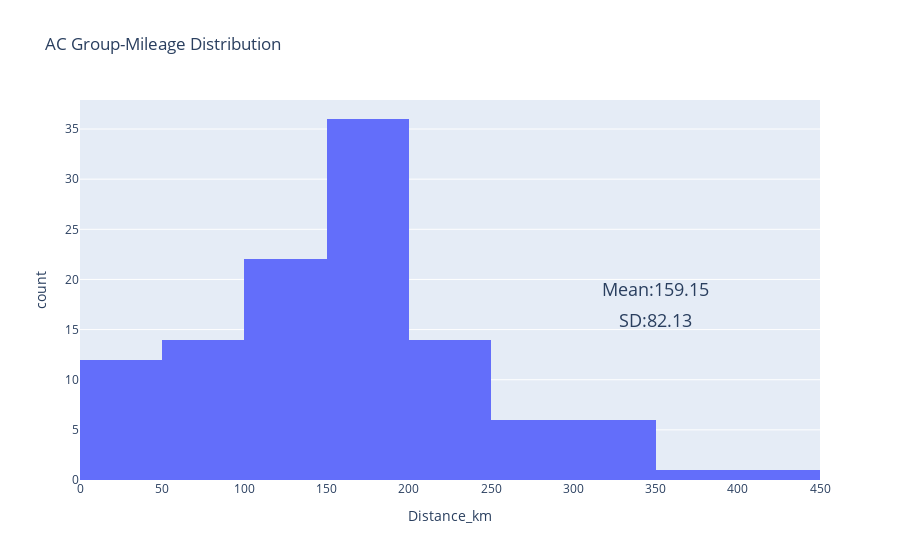

Source (notebook cell):
### Markdown cell above
### a)Actual Data

### Code cell
data_distances=pd.merge(data.rename(columns={'Route Number':'Bus_Route'}),route_distances.drop_duplicates(subset=['Bus_Route']),on='Bus_Route')


daily_distances_per_bus=data_distances.groupby(['Plate','Day'])['Distance_km'].sum().reset_index()
avg_daily_distance_per_bus=daily_distances_per_bus.groupby('Plate')['Distance_km'].mean().reset_index()

fig=px.histogram(avg_daily_distance_per_bus,x='Distance_km',title='AC Group-Mileage Distribution')
fig.add_annotation(x=350,y=19,
                   text=f"Mean:{round(avg_daily_distance_per_bus['Distance_km'].mean(),2)}",
                  showarrow=False,
                   font=dict(size=18))

fig.add_annotation(x=350,y=16,
                   text=f"SD:{round(avg_daily_distance_per_bus['Distance_km'].std(),2)}",
                  showarrow=False,
                   font=dict(size=18))
fig.show()

### Figure 1 — Plotly figure (JSON) as saved in the notebook; plotly's stock layout.template omitted (floating-point values rounded to 4 significant figures)
{"data": [{"alignmentgroup": "True", "bingroup": "x", "hovertemplate": "Distance_km=%{x}<br>count=%{y}<extra></extra>", "legendgroup": "", "marker": {"color": "#636efa", "pattern": {"shape": ""}}, "name": "", "offsetgroup": "", "orientation": "v", "showlegend": false, "type": "histogram", "x": [158.2, 217.9, 114.7, 257.0, 322.8, 218.2, 217.1, 242.3, 190.4, 82.63, 74.78, 152.1, 93.64, 158.4, 139.8, 129.1, 207.1, 218.8, 105.5, 86.59, 219.8, 118.7, 250.0, 82.78, 353.7, 110.5, 4.282, 80.29, 334.8, 83.12, 91.02, 133.7, 191.9, 246.5, 163.4, 249.3, 249.3, 300.5, 177.1, 262.9, 301.4, 59.49, 137.3, 66.25, 205.5, 179.9, 138.8, 172.2, 157.8, 133.5, 256.2, 158.5, 245.0, 190.2, 17.22, 109.7, 113.2, 159.0, 131.4, 9.307, 73.04, 9.307, 9.307, 23.1, 9.677, 13.42, 140.0, 175.5, 135.7, 191.3, 203.2, 179.8, 182.4, 175.5, 190.2, 179.2, 166.3, 161.3, 136.6, 149.0, 160.6, 9.677, 167.9, 414.4, 140.0, 156.8, 169.2, 99.15, 15.48, 163.6, 45.46, 41.71, 125.7, 81.75, 93.76, 101.9, 182.0, 213.1, 310.4, 282.3, 188.7, 179.7, 118.3, 266.2, 198.7, 178.1, 197.7, 164.4, 185.9, 323.8, 168.5, 143.5], "xaxis": "x", "yaxis": "y"}], "layout": {"annotations": [{"font": {"size": 18}, "showarrow": false, "text": "Mean:159.15", "x": 350, "y": 19}, {"font": {"size": 18}, "showarrow": false, "text": "SD:82.13", "x": 350, "y": 16}], "barmode": "relative", "legend": {"tracegroupgap": 0}, "title": {"text": "AC Group-Mileage Distribution"}, "xaxis": {"anchor": "y", "domain": [0, 1], "title": {"text": "Distance_km"}}, "yaxis": {"anchor": "x", "domain": [0, 1], "title": {"text": "count"}}}}
